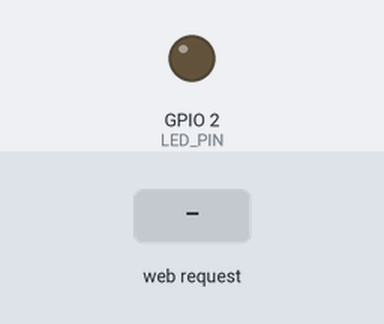
Simulated run of this program. Board: ESP32. Shown: output pins drawn as LEDs (lit = HIGH). Dashed ring = blinking. Inputs (shaded band) come from the test bench. WiFi joins after 1.5 s; servers stay silent unless stated; not simulated (calls return 0 or success): secrets.h; what the program prints to the serial monitor is not drawn.

Above: at 3.7 s.
3.8 s: HTTP request GET /blink_led received
At 4.2 s:
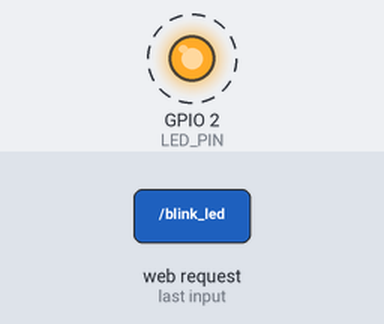
Timing chart, 0 to 9.9 s (numbered marks = the images above; inputs shaded):
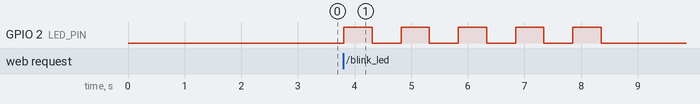

The program:

main.cpp
```cpp
#include <ESPAsyncWebServer.h>
#include <ArduinoJson.h>
#include <AsyncJson.h>
#include <html.hpp>
#include <secrets.h>
#include <WiFi.h>

#define HTML_HEADER "ESP32 Webserver"
#define LED_PIN 2 //built in LED
unsigned long blink_led_end_time = 0;

StaticJsonDocument<65536> saved_json;
const char starting_json[] PROGMEM = R"rawliteral(
{
  "Example Item": {"option": "C", "text": "Example text"},
  "Another Item": {"option": "A", "text": "More text"}
}
)rawliteral";

#pragma region Webserver
AsyncWebServer server(80);

String processor(const String& var)
{
  if (var == "HEADER") {
    return HTML_HEADER;
  }
  return "";
}

void start_webserver() {
  // Route for root / web page
  server.on("/", HTTP_GET, [](AsyncWebServerRequest *request){
    request->send_P(200, "text/html", index_html, processor);
  });

  server.on("/stylesheet", HTTP_GET, [](AsyncWebServerRequest *request){
    request->send_P(200, "text/css", stylesheet_css);
  });

  server.on("/second_page", HTTP_GET, [](AsyncWebServerRequest *request){
    request->send_P(200, "text/html", second_page_html, processor);
  });

  server.on("/blink_led", HTTP_GET, [] (AsyncWebServerRequest *request) {
    blink_led_end_time = millis() + 5000;
    request->send(200, "text/plain", "OK");
  });

  server.on("/get_json", HTTP_GET, [](AsyncWebServerRequest *request) {
    String config;
    serializeJson(saved_json, config);
    request->send(200, "text/plain", config);
  });

  AsyncCallbackJsonWebHandler* d_handler = new AsyncCallbackJsonWebHandler("/set_json", [](AsyncWebServerRequest *request, JsonVariant &json) {
    String jsonstr;
    serializeJsonPretty(json, jsonstr);
    Serial.println("Recieved json: ");
    Serial.println(jsonstr);

    deserializeJson(saved_json, jsonstr);
    request->send(200, "text/plain", "OK");
  }, 65536);
  server.addHandler(d_handler);
  server.begin();
}
#pragma endregion

bool connect_to_wifi() {
  WiFi.mode(WIFI_STA); // explicitly set mode, esp defaults to STA+AP
  WiFi.begin(SSID, PASS);

  Serial.println("Connecting");
  unsigned long starttime = millis();
  while (WiFi.status() != WL_CONNECTED && millis() - starttime < 60000) { //connect for 1 min
    Serial.print(".");
    delay(500);
  }
  Serial.println();
  if (WiFi.status() != WL_CONNECTED) {
    Serial.println("Connection failed.");
    WiFi.disconnect();
    return false;
  }

  Serial.println("");
  Serial.print("Connected to WiFi network with IP Address: ");
  Serial.println(WiFi.localIP());
  return true;
}

void setup() {
  Serial.begin(115200);
  delay(1000);
  Serial.setDebugOutput(true);
  Serial.println("Serial connected!");

  pinMode(LED_PIN, OUTPUT);

  deserializeJson(saved_json, starting_json);

  if (connect_to_wifi()) {
    start_webserver();
  }
}

void loop() {
  if (millis() < blink_led_end_time) {
      digitalWrite(LED_PIN, HIGH);
      delay(500);
      digitalWrite(LED_PIN, LOW);
      delay(500);
  }
  delay(10);
}
```

html.hpp
```cpp
#include <Arduino.h>
#ifndef HTML_H
#define HTML_H

const char index_html[] PROGMEM = R"rawliteral(
<!DOCTYPE HTML><html>
<head>
  <title>ESP Webserver Demo</title>
  <meta name="viewport" content="width=device-width, initial-scale=1">
  <script>
    var changed = false;

    function get_request(url) {
      var xhr = new XMLHttpRequest();
      xhr.open("GET", url);
      xhr.send();
    }

    function get_request_async(url, done) {
      var request = new XMLHttpRequest();
      request.open("GET", url);

      request.onload = function () {
          done(request.responseText)
      }
      request.onerror = function () {}
      request.send();
    }

    function add_table_row(name, option, text) {
      var tbody = document.getElementById('json_table').children[1];
      var tr = document.createElement('tr');
      tr.id = name;
      tr.innerHTML += `<td>${name}</td>`
      tr.innerHTML += `<td>
        <select id="option_${name}" onchange="change()">
            <option value="A">Group A</option>
            <option value="B">Group B</option>
            <option value="C">Group C</option>
        </select></td>`
      tr.innerHTML += `<td><input id="text_${name}" type="text" value="${text}" onchange="change()"></td>`
      tr.innerHTML += `<td><button class="nice_button" style="background-color: red" onclick="delete_row('${name}')">Delete Row</button></td>`
      tbody.appendChild(tr);
      document.getElementById("option_" + name).value = option;
    }

    function load_json(data) {
        data = JSON.parse(data);
        for (var key of Object.keys(data)) {
            add_table_row(key, data[key]['option'], data[key]['text']);
        }
    }

    function change() {
        document.getElementById("savebtn").disabled = false;
        document.getElementById("savebtn").style.backgroundColor = "green";
        changed = true;
    }

    function second_page() {
        if (changed) {
            if (!confirm("Table has unsaved changes, leaving the page will delete those changes.")) {
                return;
            }
        }
        location.href = '/second_page';
    }

    function add_row() {
        var name = prompt("Sequence name?");
        var tbody = document.getElementById('json_table').children[1];
        for (var i = 0; i < tbody.children.length; i++) {
            if (tbody.children[i].id == name) {
                alert("Name taken!");
                return;
            };
        }
        if (name != "") {
            add_table_row(name, "A", "");
            change();
        }
    }

    function get_table_json(validate) {
      var tbody = document.getElementById('json_table').children[1];
      var returnjson = {};
      for (var i = 0; i < tbody.children.length; i++) {
        var new_item = {};
        var id = tbody.children[i].id;
        new_item['option'] = document.getElementById("option_" + id).value;
        new_item['text'] = document.getElementById("text_" + id).value;

        if (validate) {
            if (new_item['text'] == "") {
                alert("Text field empty!");
                return false;
            }
        }
        returnjson[id] = new_item;
      }
      return returnjson;
    }

    function save() {
      returnjson = get_table_json(true);
      if (returnjson) {
        document.getElementById("savebtn").disabled = true;
        document.getElementById("savebtn").style.backgroundColor = "darkgrey";
        var request = new XMLHttpRequest();
        request.open("POST", "/set_json");
        request.setRequestHeader("Content-Type", "application/json")
        request.send(JSON.stringify(returnjson));
        changed = false;
      }
    }

    function delete_row(name) {
        if (confirm("Are you sure you want to delete this row?")) {
            document.getElementById("json_table").children[1].removeChild(document.getElementById(name));
            save();
        }
    }
  </script>
  <link rel="stylesheet" href="/stylesheet">
</head>
<body>
    <h2 style="text-align: center">~HEADER~</h2>
    <div class="roundedDiv">
      <table id="json_table">
          <thead>
              <tr>
                <th>Name</th>
                <th>Option</th>
                <th>Text Input</th>
                <th>Delete</th>
              </tr>
          </thead>
          <tbody>
          </tbody>
      </table>
      <button onclick="add_row()" class="nice_button" style="background-color: blue">Add row!</button>
      <button disabled id="savebtn" onclick="save()" class="nice_button" style="background-color: darkgrey">Save updates!</button>
    </div>
    <button onclick="second_page()" style="background-color: blue" class="nice_button">Go to second page!</button>
    <button onclick="get_request('/blink_led')" style="background-color: blue" class="nice_button">Blink LED!</button>
    <script>
      get_request_async("/get_json", load_json)
    </script>
</body>
</html>
)rawliteral";

const char second_page_html[] PROGMEM = R"rawliteral(
<!DOCTYPE HTML><html>
<head>
    <title>Another Example Page!</title>
    <meta name="viewport" content="width=device-width, initial-scale=1">
    <script>
    function return_to_main_page() {
        location.href = location.origin;
    }
    </script>
    <link rel="stylesheet" href="/stylesheet">
</head>
<body>
    <h2 style="text-align: center" >Another Example Page!</h2>
    <button onclick="return_to_main_page()" style="background-color: blue" class="nice_button">Return to main page!</button>
</body>
</html>
)rawliteral";

const char stylesheet_css[] PROGMEM = R"rawliteral(
body {
    background-color: grey;
  }

.nice_button {
    border: none;
    color: white;
    padding: 10px 20px;
    text-align: center;
    text-decoration: none;
    display: inline-block;
    font-size: 16px;
    margin: 4px 2px;
    cursor: pointer;
    border-radius: 8px;
}

.roundedDiv {
    border-color: black;
    border-radius: 5px;
    border-style: solid;
    padding: 5px;
    margin: 5px;
}

table {
    font-family: Arial, Helvetica, sans-serif;
    border-collapse: collapse;
    width:100%;
}

table td, table th {
    border: 1px solid #ddd;
    padding: 8px;
}

table tr:nth-child(even){background-color: #f2f2f2;}
table tr:nth-child(odd){background-color: #d5d7d8;}

table tr:hover {background-color: #ddd;}

table th {
    padding-top: 12px;
    padding-bottom: 12px;
    text-align: left;
    background-color: #0073bf;
    color: white;
}
)rawliteral";
#endif
```

Measured:
- after the input at 3.8 s, GPIO 2 (LED_PIN): alternates HIGH for 0.50 s and LOW for 0.51 s, 10 changes in all, then stays LOW, starting at once
